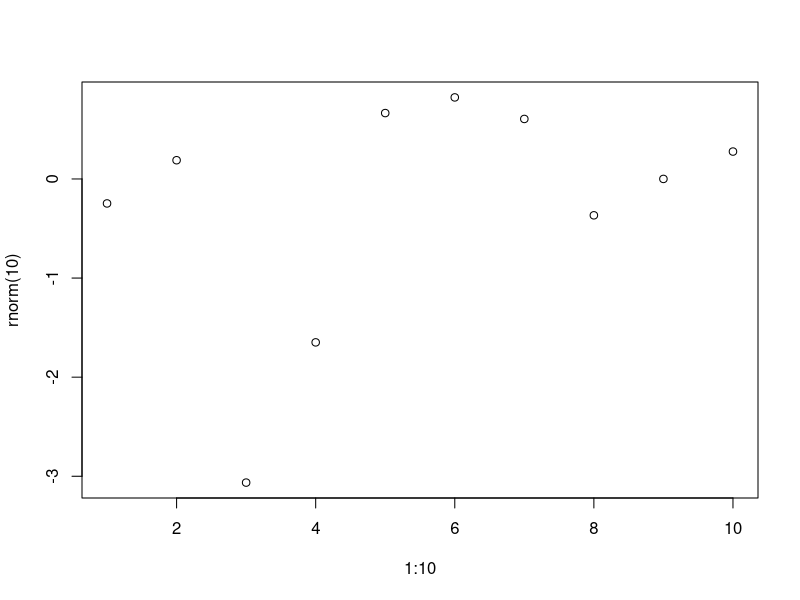
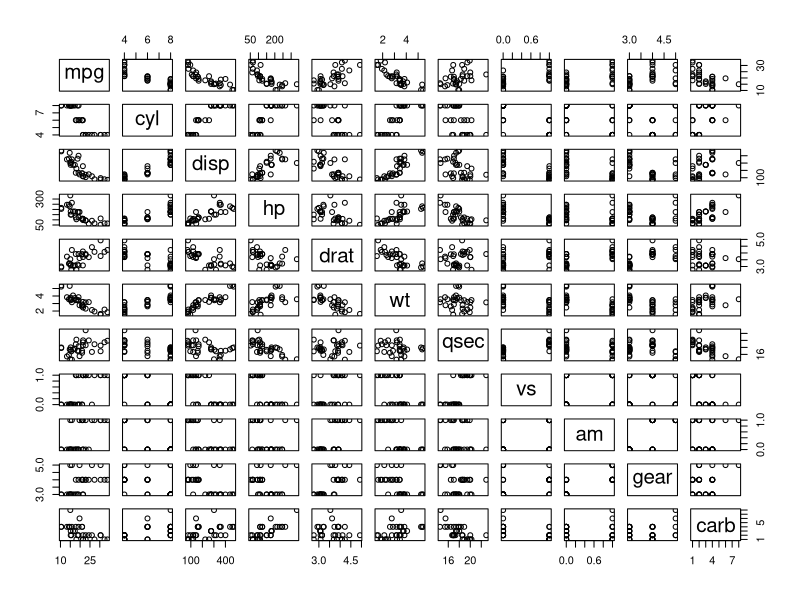
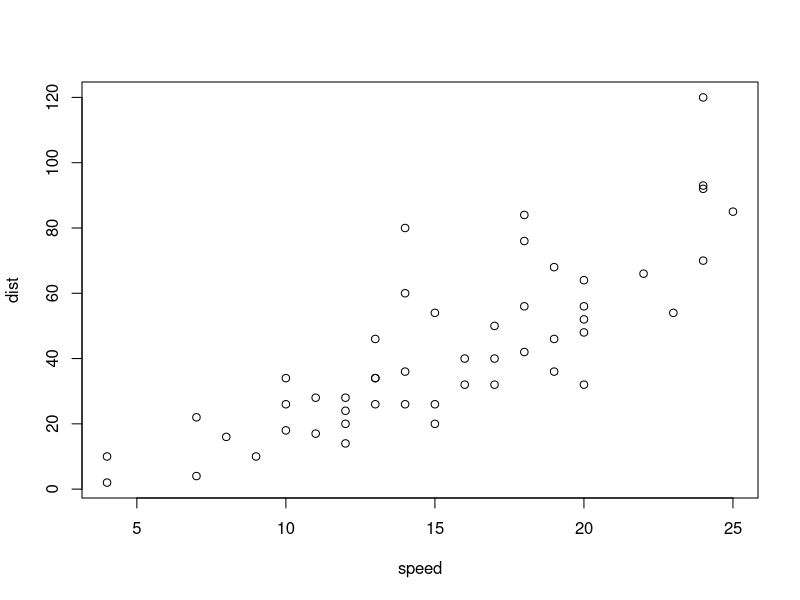
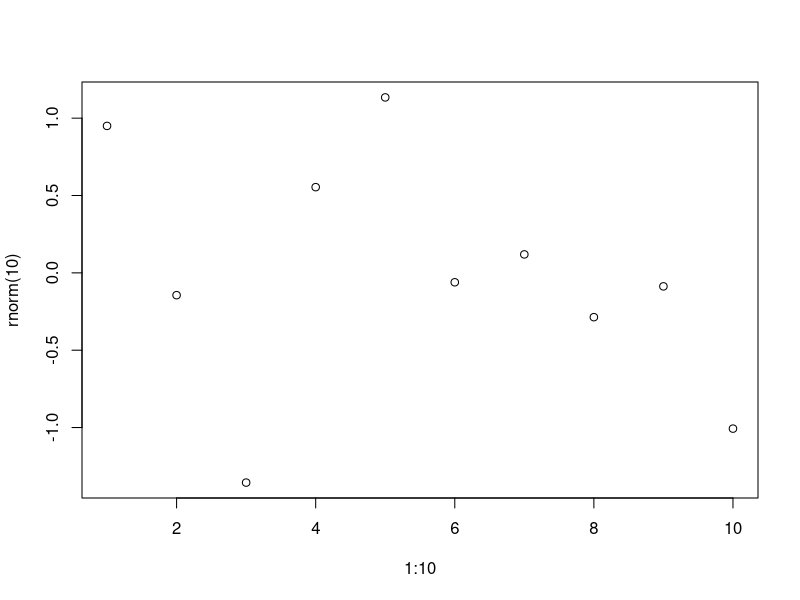
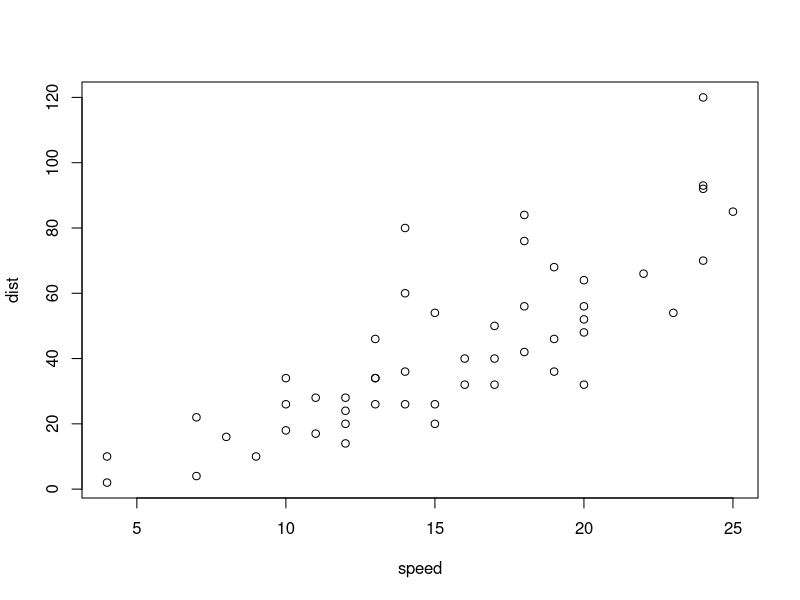
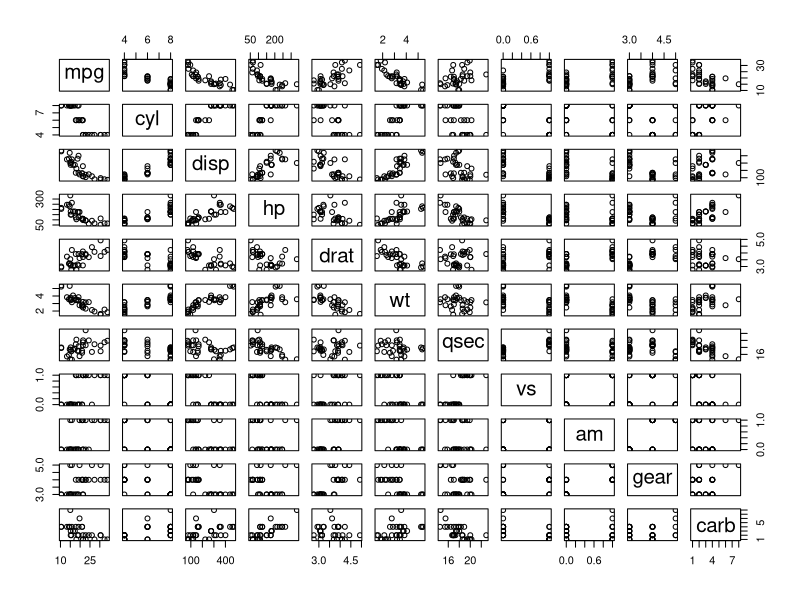
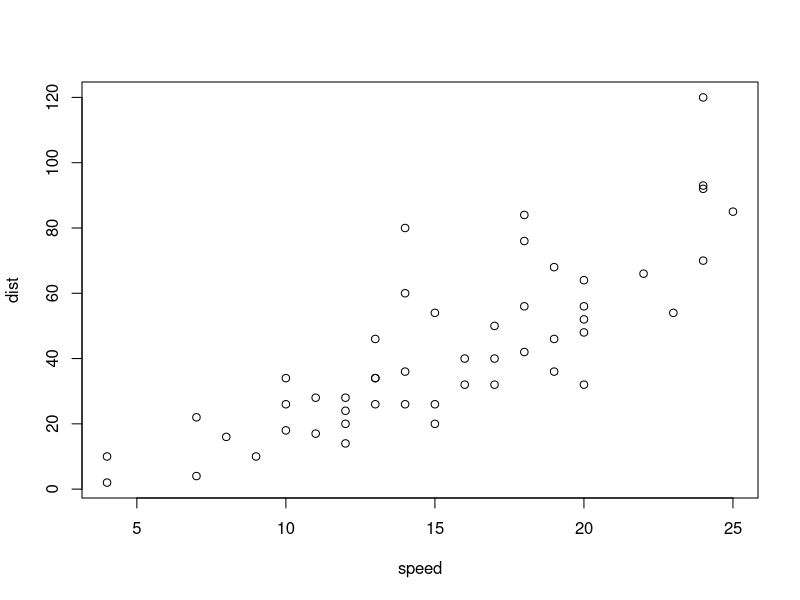
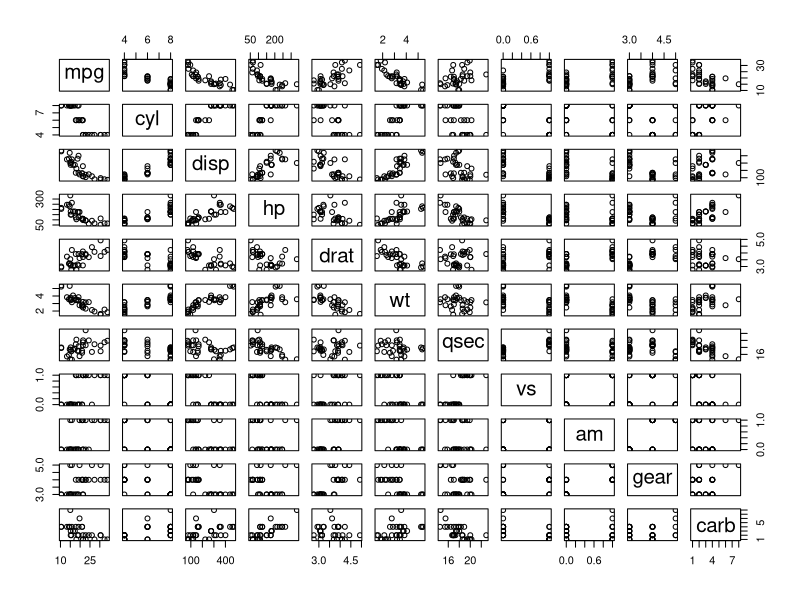

Generate these figures, in order, with R:
## ---- chunk 1
#| fig-cap: Simple demo R plot 
#| lightbox:
#|   group: r-graph
#|   description: This is 1 to 10 plot
plot(1:10, rnorm(10))
## ---- chunk 2
#| fig-cap: 
#|   - Caption for first plot
#|   - Caption for second plot
#| lightbox: 
#|   group: cars
#|   description: 
#|     - This is the decription for first graph
#|     - This is the decription for second graph
plot(mtcars)
plot(cars)
## ---- chunk 3
#| fig-cap: Simple demo R plot 
#| lightbox:
#|   group: r-graph
#|   description: This is 1 to 10 plot
plot(1:10, rnorm(10))
## ---- chunk 4
#| fig-cap: Plot about cars data
#| lightbox:
#|   group: r-graph
#|   description: We see our cars data above
plot(cars)
## ---- chunk 5
#| fig-cap: 
#|   - Caption for first plot
#|   - Caption for second plot
#| lightbox: 
#|   group: cars
#|   description: 
#|     - This is the decription for first graph
#|     - This is the decription for second graph
plot(mtcars)
plot(cars)
## ---- chunk 6
#| fig-cap: mtcars
#| lightbox: false
plot(mtcars)
